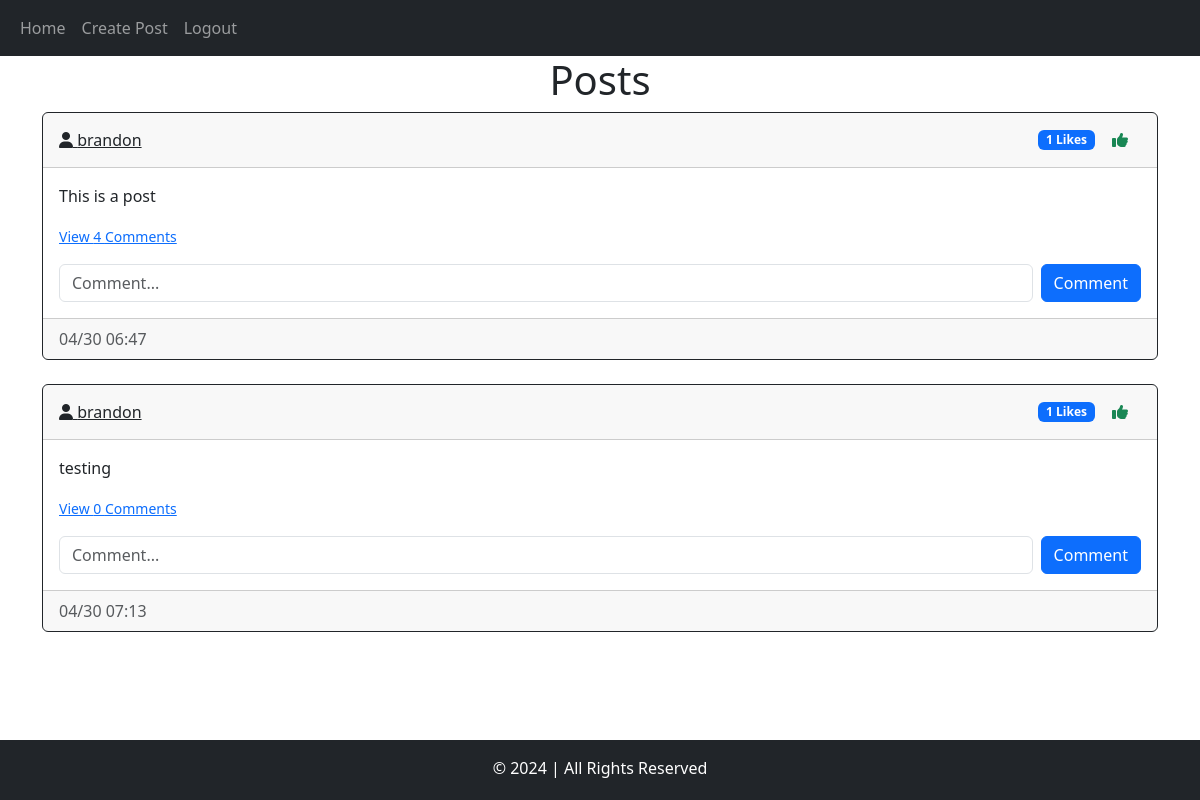
Screenshot of /posts/brandon (signed in) with the database file from the repository.
### website/models.py (models this page shows)
class Post(db.Model):
    id = db.Column(db.Integer,primary_key=True)
    text = db.Column(db.Text, nullable=False)
    data_created = db.Column(db.DateTime(timezone=True), default=func.now())
    author = db.Column(db.Integer, db.ForeignKey('user.id', ondelete="CASCADE"), nullable=False)
    comments = db.relationship('Comment', backref='post', passive_deletes=True)
    likes = db.relationship('Like', backref='post', passive_deletes=True)

class User(db.Model, UserMixin):
    id = db.Column(db.Integer, primary_key=True)
    email = db.Column(db.String(150), unique=True)
    username = db.Column(db.String(150), unique=True)
    password = db.Column(db.String(150))
    data_created = db.Column(db.DateTime(timezone=True), default=func.now())
    posts = db.relationship('Post', backref='user', passive_deletes=True)
    comments = db.relationship('Comment', backref='user', passive_deletes=True)
    likes = db.relationship('Like', backref='user', passive_deletes=True)

### website/views.py (the view)
@views.route("/posts/<username>")
@login_required
def posts(username):
    user = User.query.filter_by(username=username).first()
    if not user:
        flash("No user with that username exists.", category='error')
        return redirect(url_for('views.home'))
    posts = user.posts
    return render_template("posts.html", user=current_user, posts=posts, username=username)

### website/__init__.py (called while the page is built)
def create_app():
    app = Flask(__name__)
    app.config['SECRET_KEY'] = "asdfjklhqwer"
    app.config['SQLALCHEMY_DATABASE_URI'] = f'sqlite:///{DB_NAME}'
    db.init_app(app)
    from .views import views
    from .auth import auth
    app.register_blueprint(views, url_prefix="/")
    app.register_blueprint(auth, url_prefix="/")
    from .models import User, Post, Comment
    create_database(app)
    login_manager = LoginManager()
    login_manager.login_view = "auth.login"
    login_manager.init_app(app)
    @login_manager.user_loader
    def load_user(id):
        return User.query.get(int(id))
    return app

### website/templates/posts.html (shortened to what this page needs)
{% extends "posts_div.html" %}

### website/templates/posts_div.html (shortened to what this page needs)
{% extends "base.html" %}
{% block content %}
<h1 class="text-center">Posts</h1>
<div id="posts">
    {% for post in posts %}
        <div class="card mb-4 border-dark">
            <div class="card-header d-flex justify-content-between align-items-center">
                <a href="/posts/{{ post.user.username }}" class="text-dark">
                    <i class="fas fa-user"></i> {{ post.user.username }}
                </a>
                <div>
                    <span class="badge bg-primary">{{ post.likes|length }} Likes</span>
                    {% if user.id in post.likes|map(attribute='author')|list %}
                    <a href="/like-post/{{ post.id }}" class="btn btn-link text-success">
                        <i class="fas fa-thumbs-up"></i>
                    </a>
                    {% else %}
                    <a href="/like-post/{{ post.id }}" class="btn btn-link text-muted">
                        <i class="far fa-thumbs-up"></i>
                    </a>
                    {% endif %}
                </div>
            </div>
            <div class="card-body">
                <p class="card-text">{{ post.text }}</p>
                <a data-bs-toggle="collapse" href="#comments-{{ post.id }}" role="button" class="card-link">
                    <small>View {{ post.comments|length }} Comments</small>
                </a>
                <form class="d-flex mt-3" method="POST" action="/create-comment/{{ post.id }}">
                    <input type="text" name="text" class="form-control me-2" placeholder="Comment..." />
                    <button type="submit" class="btn btn-primary">Comment</button>
                </form>
            </div>
            <div class="card-footer text-muted">
                {{ post.data_created.strftime('%m/%d %H:%M') }}
            </div>
        </div>
    {% endfor %}
</div>
{% endblock %}

### website/templates/base.html (style rules this page uses)
body, html { height: 100%; margin: 0; display: flex; flex-direction: column; }

### rows the page displays
Post: user.username "brandon", likes|length "1", text "This is a post", comments|length "4", data_created "04/30 06:47"
Post: user.username "brandon", likes|length "1", text "testing", comments|length "0", data_created "04/30 07:13"
